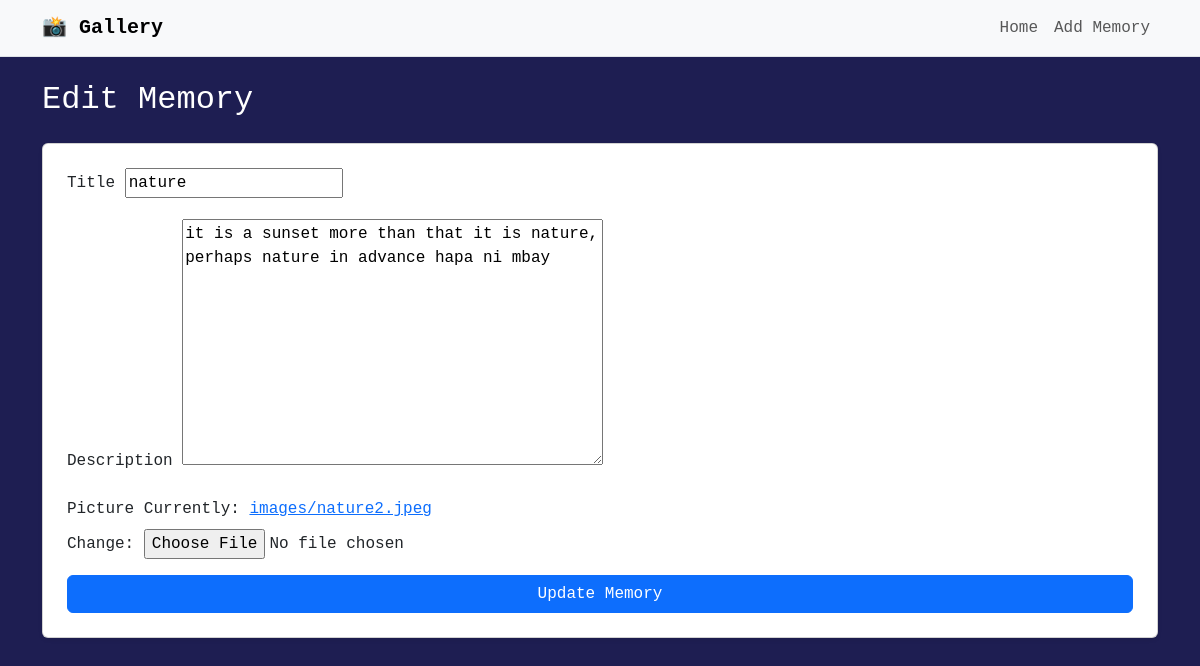
Page /edit/6/ on the committed database.
### gallery/models.py (models this page shows, shortened)
class GalleryItem(models.Model):
  title = models.CharField(max_length=70)
  description = models.TextField()
  created_at = models.DateTimeField(default=timezone.now)
  picture = models.ImageField(upload_to='images/')

### gallery/views.py (the view)
# urls.py: path('edit/<int:pk>/', EditPostV.as_view(), name='edit_post')
class EditPostV(UpdateView):
  model = GalleryItem
  form_class = GalleryForm
  template_name = "gallery/edit_post.html"
  success_url = reverse_lazy('home')

### gallery/forms.py
class GalleryForm(forms.ModelForm):
  class Meta:
    model = GalleryItem
    fields = ['title', 'description', 'picture',]

### gallery/templates/gallery/edit_post.html (shortened to what this page needs)
{% extends 'gallery/base.html' %}
{% block content %}
<h2 class="mb-4">Edit Memory</h2>
<form method="post" enctype="multipart/form-data" class="card p-4 shadow-sm">
  <div class="mb-3">
    <label class="form-label">Title</label>
    {{ form.title }}
  </div>
  <div class="mb-3">
    <label class="form-label">Description</label>
    {{ form.description }}
  </div>
  <div class="mb-3">
    <label class="form-label">Picture</label>
    {{ form.picture }}
  </div>
  <button type="submit" class="btn btn-primary">
    Update Memory
  </button>
</form>
{% endblock content %}

### static/styles/main.css (style rules this page uses)
body { background-color: rgb(30, 30, 82); color: rgb(255, 255, 255); font-family: 'Courier New', Courier, monospace; }

### rows in the picture
GalleryItem: title "nature", description "it is a sunset more than that it is nature, perhaps nature in advance hapa ni mbay"
